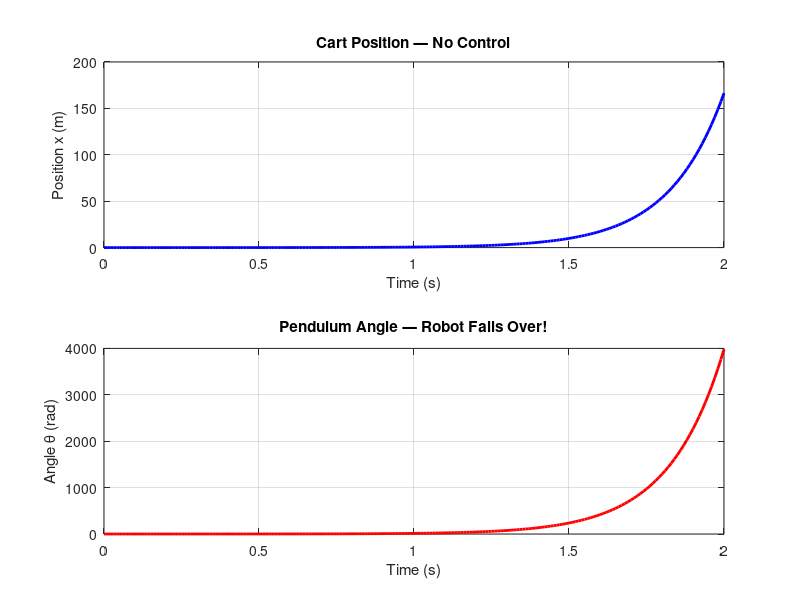
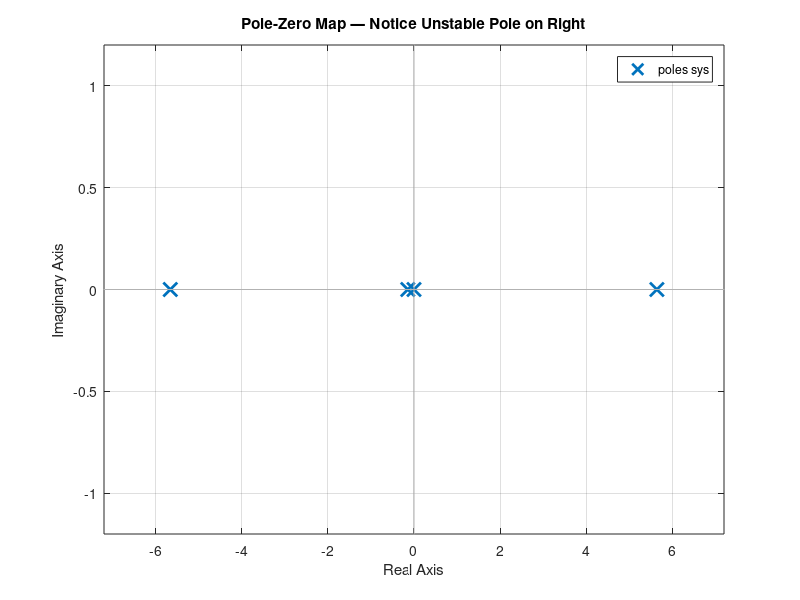
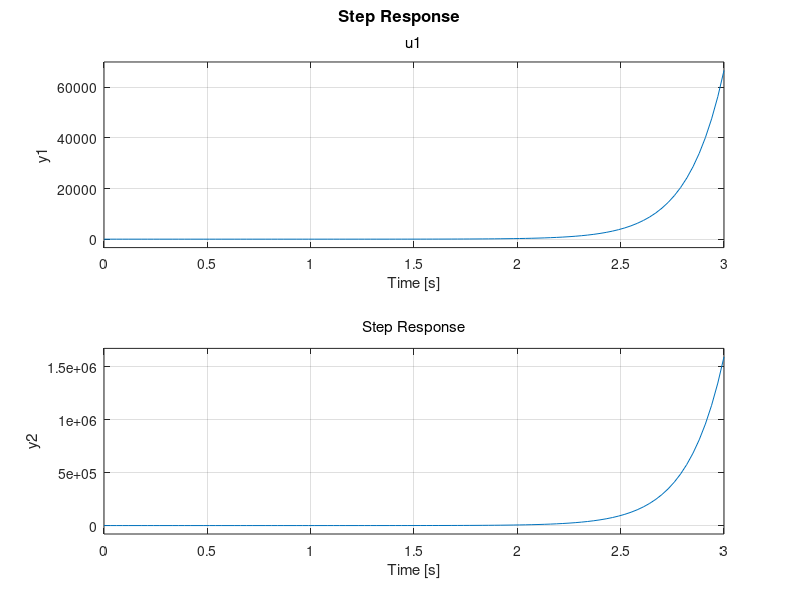

Recreate these plots in MATLAB, in order.
M = 0.5;    % cart/chassis mass (kg)
m = 0.2;    % pendulum/body mass (kg)
b = 0.1;    % friction coefficient
l = 0.15;   % length to center of mass (m)
I = 0.006;  % moment of inertia (kg.m^2)
g = 9.81;   % gravity
p = I*(M+m) + M*m*l^2;
A = [0,           1,              0,         0;
     0, -(I+m*l^2)*b/p,  (m^2*g*l^2)/p,    0;
     0,           0,              0,         1;
     0,    -(m*l*b)/p,  m*g*l*(M+m)/p,      0];

% B matrix
B = [         0;
     (I+m*l^2)/p;
              0;
         m*l/p];

% C matrix - outputs: position and angle
C = [1, 0, 0, 0;
     0, 0, 1, 0];

D = [0; 0];

% Create state space system
sys = ss(A, B, C, D);
disp('System created successfully!')

% Check controllability
Co = ctrb(sys);
disp('Rank of controllability matrix:')
disp(rank(Co))
disp('System is controllable? (should be 4):')
disp(rank(Co) == size(A,1))

% Open loop poles
disp('Open loop eigenvalues:')
disp(eig(A))
%% Visualize Open Loop Response (robot falling over)
t = 0:0.01:2;

% Initial condition - slight push (0.1 rad tilt)
x0 = [0; 0; 0.1; 0];

% Simulate open loop (no control)
[y, t_out, x_out] = initial(sys, x0, t);

figure(1)
subplot(2,1,1)
plot(t_out, x_out(:,1), 'b', 'LineWidth', 2)
xlabel('Time (s)')
ylabel('Position x (m)')
title('Cart Position — No Control')
grid on

subplot(2,1,2)
plot(t_out, x_out(:,3), 'r', 'LineWidth', 2)
xlabel('Time (s)')
ylabel('Angle θ (rad)')
title('Pendulum Angle — Robot Falls Over!')
grid on

%% Pole Zero Map
figure(2)
pzmap(sys)
title('Pole-Zero Map — Notice Unstable Pole on Right')
grid on

%% Step Response (just to understand system behavior)
figure(3)
step(sys, 3)
title('Step Response')
grid on
%% 
